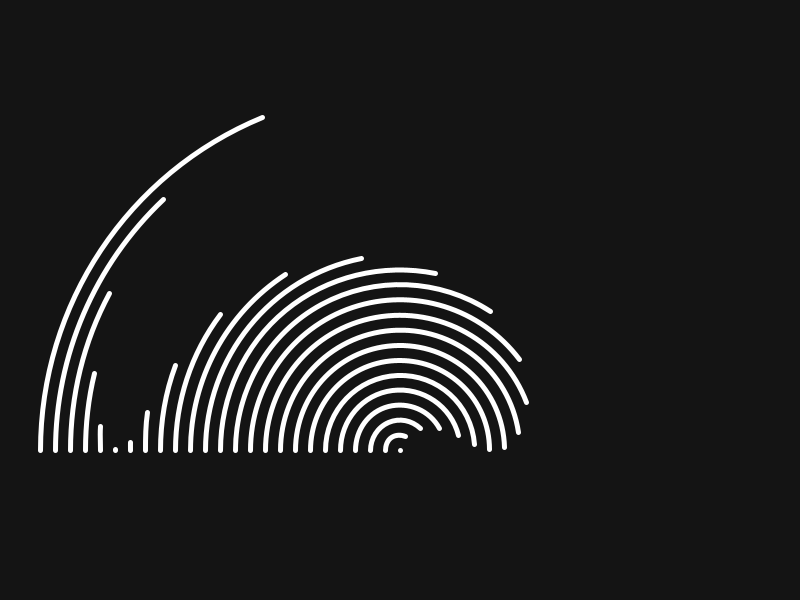
Frame 1 (no input)
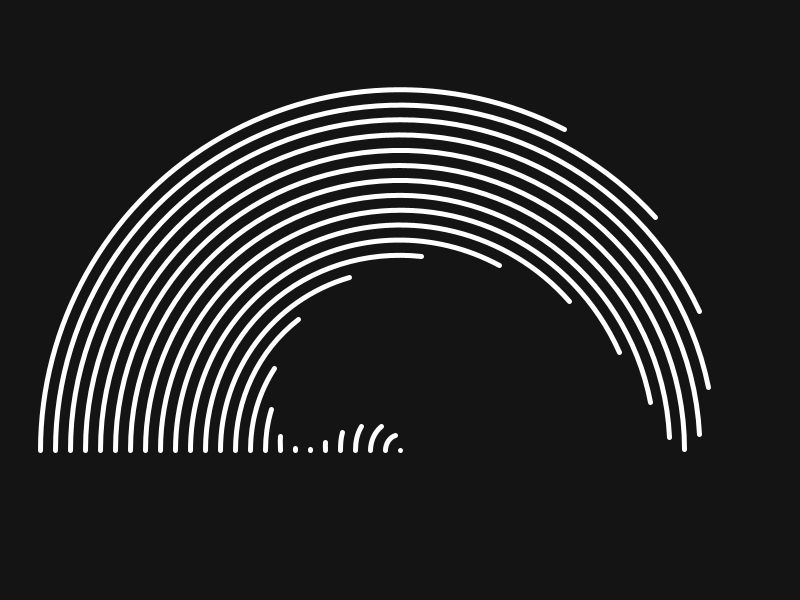
Frame 60 (the mouse pressed at the canvas centre just before this capture)
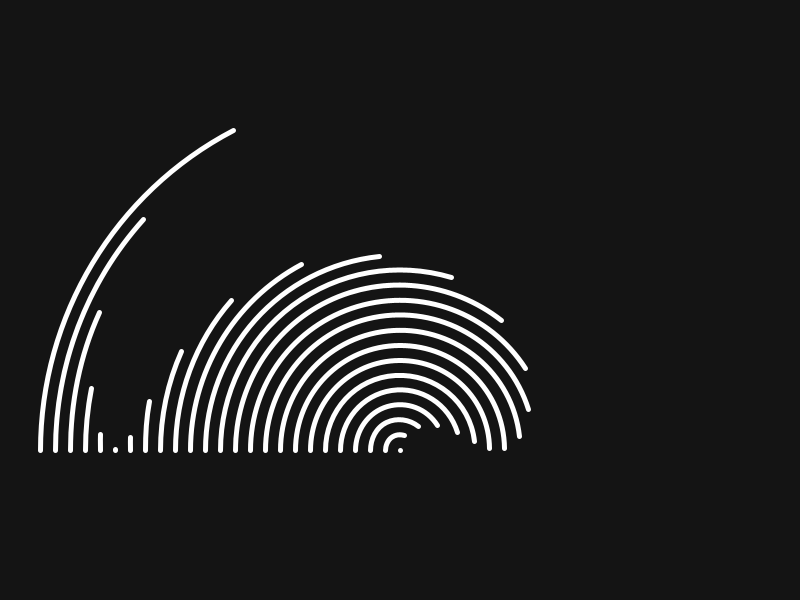
Frame 120 (the mouse held since frame 60 and released just before this capture)

The Processing sketch that drew these frames (run headless with seeded random() and noise(); from frame 60 on, the mouse is pressed at the canvas centre):

// Processing sketch: wave_25
// ── wave_25.pde
int num = 25;
float step, sz, offSet, theta, angle;

void setup() {
  size(800, 600);
  strokeWeight(5);
  step = 30;
}

void draw() {
  background(20);
  translate(width/2, height*.75);
  angle=0;
  for (int i=0; i<num; i++) {
    stroke(255);
    noFill();
    sz = i*step;
    float offSet = TWO_PI/num*i;
    float arcEnd = map(sin(theta+offSet),-1,1, PI, TWO_PI);
    arc(0, 0, sz, sz, PI, arcEnd);
  }
  colorMode(RGB);
  resetMatrix();
  theta += .0523;
  
}
